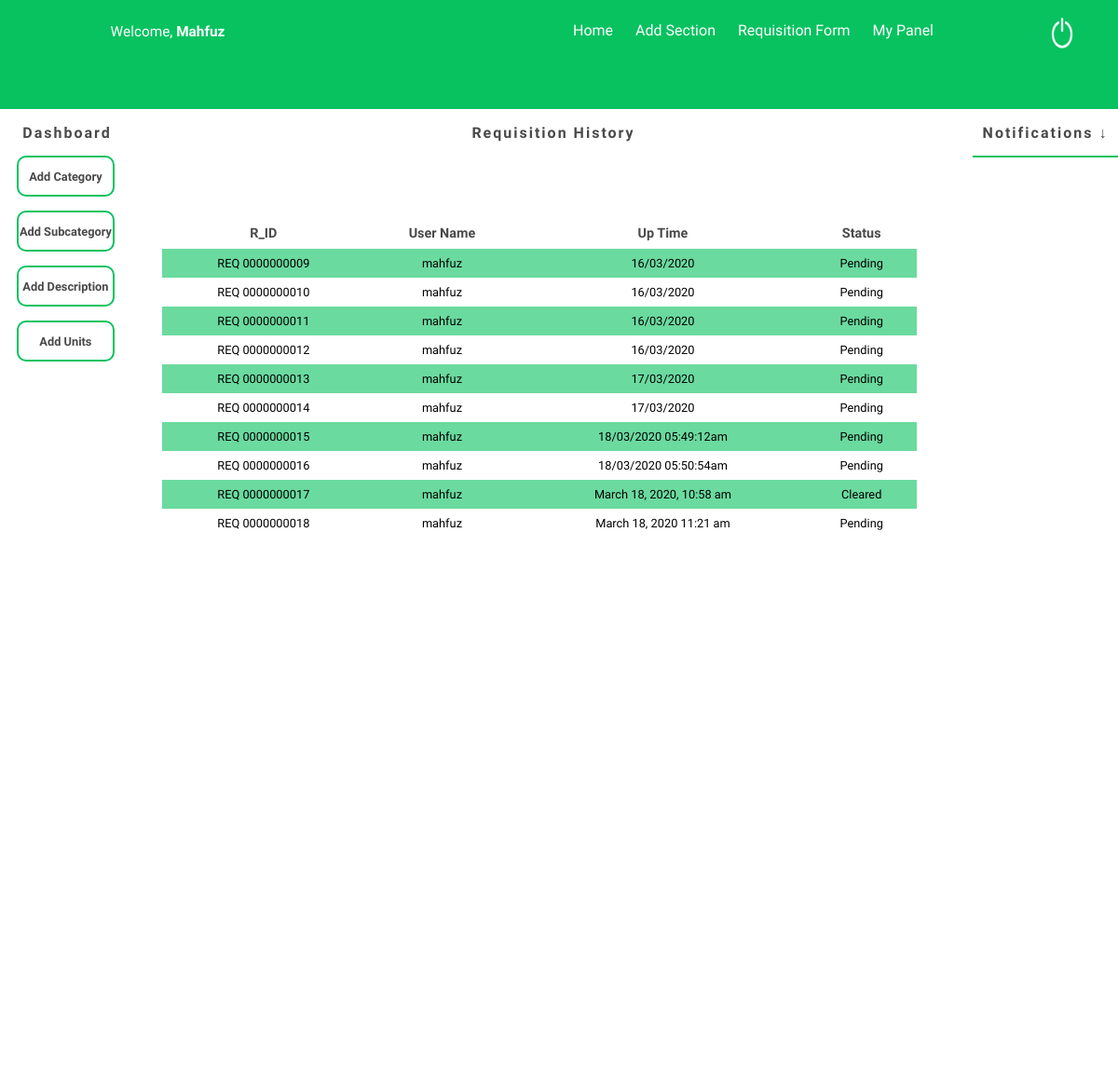
/home.php (signed in), run on the app's committed database.
### tables this page shows
CREATE TABLE `req_offer` (
  `prefix` varchar(3) NOT NULL DEFAULT 'REQ',
  `r_id` int(10) UNSIGNED ZEROFILL NOT NULL,
  `r_uname` varchar(255) NOT NULL,
  `r_uptime` varchar(255) NOT NULL,
  `r_status` tinyint(1) NOT NULL
);

### home.php (the view, shortened to what this page needs)
<?php
    $valid_session = isset($_SESSION['uname']) ? $_SESSION['uname'] === session_id() : FALSE;
    if (!$valid_session || $_SESSION['utype'] != "normal") {
?>
        <div class="errorPage">
            <h1 style="position:relative;top: 0%;color: rgb(255, 0, 76); font-family: 'Bebas Neue',sans-serif;font-size: 3em;text-align:center;">You aren't Logged in!<h2>
            <img align="center" src="./assets/img/Other/failed.png" alt="">
            <p style="position:relative;top: 0%;font-family: 'Bebas Neue',sans-serif;font-size: 2em;text-align:center;">Please <a style="color: rgb(255, 0, 76); font-family: 'Bebas Neue',sans-serif;font-size: 1em;text-align:center;" href="login.php"> Log In</a> </p>
        </div>
        <style>
            body{
                background-color: white;
            }
            .errorPage{
                position: absolute;
                top: 25%;
                left: 20%;
                width: 60%;
                height: 400px;
                border: 2px solid red;
                border-radius: 10px;
                -webkit-border-radius: 10px;
                -moz-border-radius: 10px;
                -ms-border-radius: 10px;
                -o-border-radius: 10px;
                text-align: center;
            }
            .errorPage img{
                position: relative;
                margin-left: auto;
                margin-right: auto;
                width: 150px;
                height: 150px;
            }
        </style>
<?php
        exit();
    }
    else{
        if (( time() - $_SESSION['last_login_timestamp'])> 300)
        {
            header('Location: logout.php');
        }
        else
        {
            $uid = $_SESSION['userid'];
?>
    <!DOCTYPE html>
    <html lang="en">
    <head>
        <link rel="stylesheet" href="./assets/css/home.css">
    </head>
    <body>
        <div class="contain">
            <div class="navbar" style="z-index: 1;">
                <div class="rows">
                    <div class="userName"><p>Welcome, <span><?=$uid?></span></p></div>
                    <div class="tit"></div>
                    <div class="menu">
                        <a href="./home.php">Home</a>
                        <a href="./addItems.php">Add Section</a>
                        <a href="./requisitionForm.php">Requisition Form</a>
                        <a href="">My Panel</a>
                    </div>
                    <div class="logOut" onclick="window.location.href='./logout.php'">
                        <img src="./assets/img/Other/off.png" onclick="window.location.href='./logout.php'" alt="">
                    </div>
                </div>
                <div class="rows1">
                </div>
            </div>
            <div class="bodySec" style="z-index: 0;">
                <div class="col" id="dash">
                    <div class="dash-titles" id="dash-h1">Dashboard</div>
                    <div class="dash-contents">
                        <div>Add Category</div>
                        <div>Add Subcategory</div>
                        <div>Add Description</div>
                        <div>Add Units</div>
                    </div>
                </div>
                <div class="col" id="table-data">
                    <div class="dash-titles">Requisition History</div>
                    <div class="table-contents">
                        <?php
                            function getTableDataFromDB($s)
                            {
                                require("./dbConnect.php");
                                $res1 = mysqli_query($conn, $s)or die(mysqli_error());
                                $ar=array();
                                while($r = mysqli_fetch_assoc($res1)) {
                                    $ar[]=$r;
                                }
                                return json_encode($ar);
                            }
                            $s1=" SELECT * FROM req_offer";
                            $jn1=getTableDataFromDB($s1);
                            $jr1=json_decode($jn1);
                            echo '<table id="tab">';
                            echo "<th>R_ID</th><th>User Name</th><th>Up Time</th><th>Status</th><th>";
                            foreach($jr1 as $table)
                            {
                                echo '<tr align="center">';
                                if( $table->r_status == '0')
                                {
                                    $status = 'Pending';
                                }
                                else{
                                    $status = 'Cleared';
                                }
                                echo
                                '<td>'.$table->prefix.' '.$table->r_id.'</td><td>'.$table->r_uname.'</td>'.'</td><td>'.$table->r_uptime.'</td>'.'</td><td>'.$status.'</td>';
                                echo '</tr>';
                            }
                            echo '</table>';
                        ?>
                    </div>
                </div>
                <div class="col" id="notify">
                    <div class="dash-titles" onclick="notifyFunc()" id="notify-title">Notifications &darr;</div>
                </div>
            </div>
        </div>
    </body>
    </html>
<?php
    }
}
?>

### assets/css/home.css (style rules this page uses)
body { margin: 0; padding: 0; }
.contain { position: absolute; margin: 0; padding: 0; width: 100%; height: 100%; display: grid; grid-template-rows: 10% 70%; grid-row-gap: 0%; }
.navbar { margin: 0; padding: 0; position: sticky; width: 100%; height: 100%; display: grid; grid-template-rows: 50% 50%; background-color: #07C25F; }
.rows, .rows1 { text-align: center; }
.rows { display: grid; grid-template-columns: 30% 20% 40% 10%; background-color: #07C25F; }
.userName, .title { color: white; font-family: 'Nanum Gothic', sans-serif; font-size: 0.8em; }
.userName p { position: relative; top: 10%; display: inline-block; line-height: 1.8em; font-size: 1.2em; }
.userName p span { font-weight: bold; text-transform: capitalize; }
.menu { position: relative; top: 0; left: 0; padding: 0px; text-align: left; width: 100%; }
.menu a { position: relative; top: 30%; display: inline-block; left: 0%; height: 30%; padding: 5px; margin-left: 10px; text-decoration: none; color: white; font-family: 'Nanum Gothic', sans-serif; font-size: 1em; line-height: -1em; }
.logOut { position: relative; width: 100%; height: 100%; text-align: center; }
.logOut img { position: relative; top: 30%; width: 20%; height: 60%; }
.bodySec { position: absolute; width: 100%; height: 100%; display: grid; grid-template-columns: 12% 70% 13%; grid-column-gap: 2.5%; }
.col { position: relative; top: 10%; width: 100%; height: 90%; text-align: center; background-color: rgb(255, 255, 255); }
.dash-titles { position: relative; display: flex; justify-content: center; align-items: center; width: 100%; height: 50px; font-family: 'Nanum Gothic', sans-serif; font-size: 1em; font-weight: bold; letter-spacing: 2px; color: rgb(73, 73, 73); background-color: white; }
.dash-contents { position: relative; width: 100%; height: auto; font-family: 'Nanum Gothic', sans-serif; }
.dash-contents div { position: relative; left: 12.5%; display: flex; justify-content: center; align-items: center; margin-bottom: 15px; width: 70%; height: 40px; color: rgb(73, 73, 73); font-size: 0.8em; font-weight: bold; border: 2px solid #07C25F; border-radius: 10px; -webkit-border-radius: 10px; -moz-border-radius: 10px; -ms-border-radius: 10px; -o-border-radius: 10px; }
#table-data { position: relative; width: 100%; height: 100%; display: grid; grid-template-rows: 10% 90%; }
.table-contents { position: relative; width: 100%; height: 100%; }
table { border-collapse: collapse; font-family: 'Nanum Gothic', sans-serif; width: 100%; }
th { text-align: center; padding: 8px; font-size: 0.9em; color: rgb(73, 73, 73); }
td { text-align: center; padding: 8px; font-size: 0.8em; color: black; }
tr:nth-child(even) { background-color: rgba(7, 194, 94, 0.596); }
#notify { width: 100%; height: 100%; font-family: 'Nanum Gothic', sans-serif; }
#notify-title { border-bottom: 2px solid #07C25F;-webkit-touch-callout: none; -webkit-user-select: none; -khtml-user-select: none; -moz-user-select: none; -ms-user-select: none; user-select: none; }

### data on the page
req_offer: prefix "REQ", r_id "0000000009", r_uname "mahfuz", r_uptime "16/03/2020", r_status "Pending"
req_offer: prefix "REQ", r_id "0000000010", r_uname "mahfuz", r_uptime "16/03/2020", r_status "Pending"
req_offer: prefix "REQ", r_id "0000000011", r_uname "mahfuz", r_uptime "16/03/2020", r_status "Pending"
req_offer: prefix "REQ", r_id "0000000012", r_uname "mahfuz", r_uptime "16/03/2020", r_status "Pending"
req_offer: prefix "REQ", r_id "0000000013", r_uname "mahfuz", r_uptime "17/03/2020", r_status "Pending"
req_offer: prefix "REQ", r_id "0000000014", r_uname "mahfuz", r_uptime "17/03/2020", r_status "Pending"
req_offer: prefix "REQ", r_id "0000000015", r_uname "mahfuz", r_uptime "18/03/2020 05:49:12am", r_status "Pending"
req_offer: prefix "REQ", r_id "0000000016", r_uname "mahfuz", r_uptime "18/03/2020 05:50:54am", r_status "Pending"
req_offer: prefix "REQ", r_id "0000000017", r_uname "mahfuz", r_uptime "March 18, 2020, 10:58 am", r_status "Cleared"
req_offer: prefix "REQ", r_id "0000000018", r_uname "mahfuz", r_uptime "March 18, 2020 11:21 am", r_status "Pending"

### other printed values
$uid "Mahfuz"
